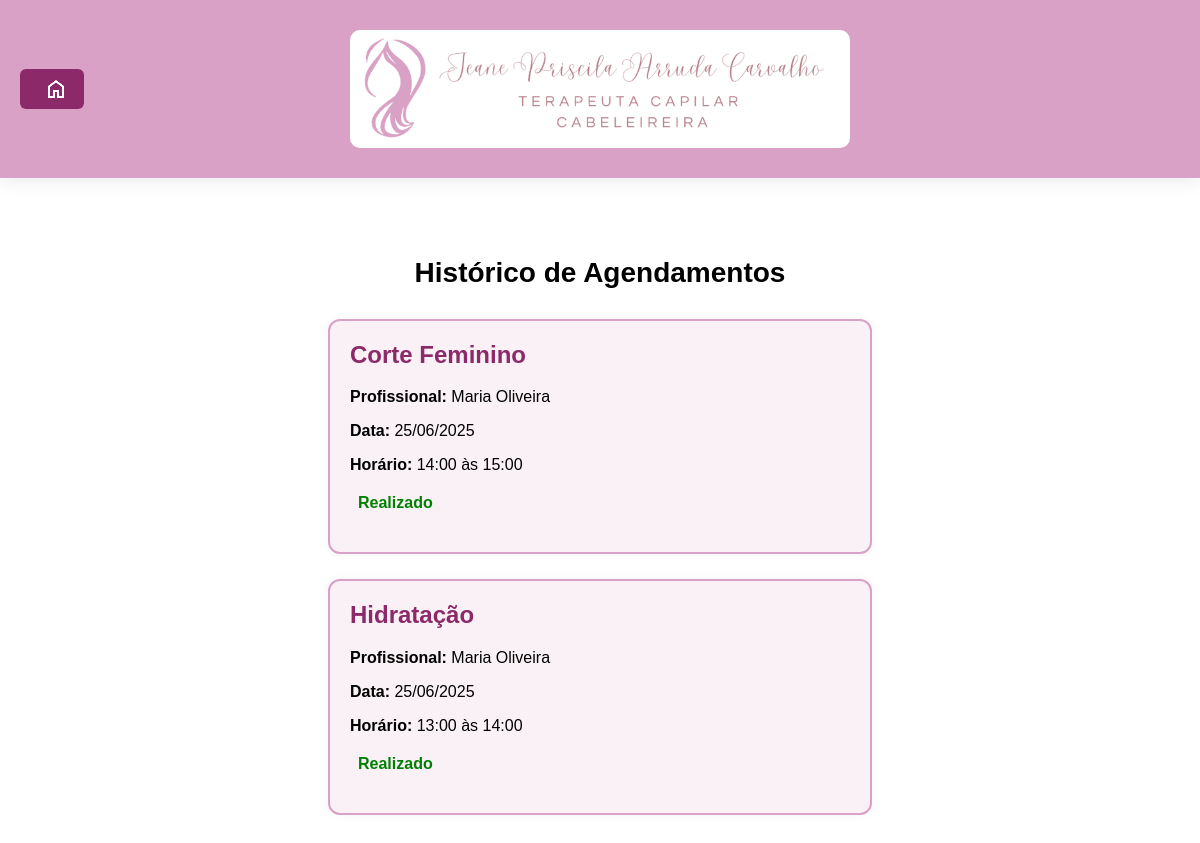
The page /historico (signed in) on the database as committed earlier.
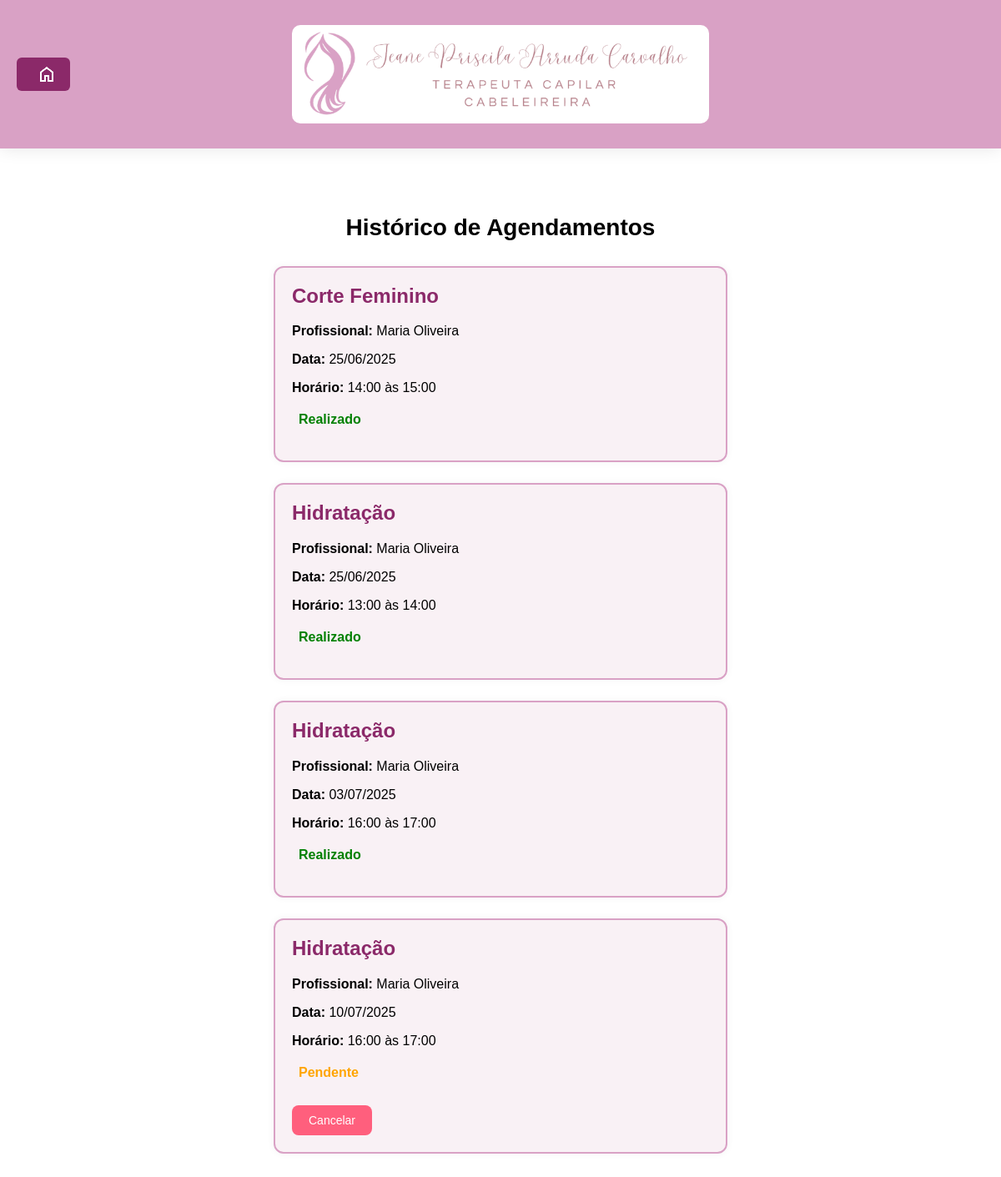
The same page on the database as committed later.
### backend/models.py (models this page shows, shortened)
class Agendamento(db.Model):
    __tablename__ = 'agendamentos'
    idAgendamento = db.Column(db.Integer, primary_key=True)
    idCliente = db.Column(db.Integer, db.ForeignKey('clientes.idCliente'), nullable=False)
    idProfissionalServico = db.Column(db.Integer, db.ForeignKey('profissional_servicos.idProfissionalServico'), nullable=False)
    data = db.Column(db.Date, nullable=False)
    horaInicio = db.Column(db.Time, nullable=False)
    horaFim = db.Column(db.Time, nullable=False)
    data_criacao = db.Column(db.DateTime, default=datetime.utcnow)
    status = db.Column(db.String(20), default='pendente')
    cliente = db.relationship('Cliente', back_populates='agendamentos')
    profissional_servico = db.relationship('ProfissionalServico', back_populates='agendamentos')

class Servico(db.Model):
    __tablename__ = 'servicos'
    idServico = db.Column(db.Integer, primary_key=True)
    nome = db.Column(db.String(100), nullable=False)
    descricao = db.Column(db.Text, nullable=True)
    preco = db.Column(db.Numeric(10, 2), nullable=False)
    duracao = db.Column(db.Integer, nullable=False)
    profissional_servicos = db.relationship('ProfissionalServico', back_populates='servico', lazy=True)

class Profissional(UserMixin, db.Model):
    __tablename__ = 'profissionais'
    idProfissional = db.Column(db.Integer, primary_key=True)
    nome = db.Column(db.String(100), nullable=False)
    telefone = db.Column(db.String(20), nullable=False)
    email = db.Column(db.String(120), unique=True, nullable=False)
    senha_hash = db.Column(db.String(256), nullable=False)
    foto = db.Column(db.String(255), nullable=True)
    servicos = db.relationship('ProfissionalServico', back_populates='profissional', lazy=True)
    agendas = db.relationship('Agenda', back_populates='profissional', lazy=True)

### backend/views.py (the view)
@app.route('/historico')
@login_required
def historico():
    if not isinstance(current_user._get_current_object(), Cliente):
        flash('Acesso restrito a clientes.', 'error')
        return redirect(url_for('login'))
    agendamentos = (
        Agendamento.query
        .filter_by(idCliente=current_user.idCliente)
        .order_by(Agendamento.data_criacao.desc())
        .all()
    )
    return render_template('historico.html', agendamentos=agendamentos)

### backend/views.py (called while the page is built)
@login_manager.user_loader
def load_user(user_id):
    if user_id.startswith('admin-'):
        admin_id = user_id.split('-')[1]
        return Administrador.query.get(admin_id)
    elif user_id.startswith('prof-'):
        prof_id = user_id.split('-')[1]
        return Profissional.query.get(prof_id)
    elif user_id.startswith('cliente-'):
        cliente_id = user_id.split('-')[1]
        return Cliente.query.get(cliente_id)
    return None

### templates/historico.html (shortened to what this page needs)
<!DOCTYPE html>
<html lang="pt-br">
<head>
  <link rel="stylesheet" href="/static/css/style-historico.css" />
  <link rel="stylesheet" href="/static/css/style-btnInicio.css" />
</head>
<body>
  <header>
    <div class="logo">
      <img src="/static/img/LogoSalao2.png" width="500px" alt="Logo do Salão" />
    </div>
    <a class="btn-inicio" href="{{ url_for('cliente_inicio') }}">
       <img src="/static/img/home.png" alt="Página Inicial">
    </a>
  </header>
  <main>
    <h1>Histórico de Agendamentos</h1>
    <div class="agendamentos">
      {% if agendamentos %}
        {% for agendamento in agendamentos %}
          <div class="agendamento">
            <h2>{{ agendamento.profissional_servico.servico.nome }}</h2>
            <p><strong>Profissional:</strong> {{ agendamento.profissional_servico.profissional.nome }}</p>
            <p><strong>Data:</strong> {{ agendamento.data.strftime('%d/%m/%Y') }}</p>
            <p><strong>Horário:</strong> {{ agendamento.horaInicio.strftime('%H:%M') }} às {{ agendamento.horaFim.strftime('%H:%M') }}</p>
            <p class="status {{ agendamento.status|lower }}">{{ agendamento.status.capitalize() }}</p>
            {% if agendamento.status.lower() == 'pendente' %}
              <form method="POST" action="{{ url_for('cancelar_agendamento', agendamento_id=agendamento.idAgendamento) }}">
                <button type="submit" class="cancelar">Cancelar</button>
              </form>
            {% endif %}
          </div>
        {% endfor %}
      {% else %}
        <p>Você ainda não possui agendamentos.</p>
      {% endif %}
    </div>
  </main>
</body>
</html>

Rows that differ between the two databases and show on the page:
added Agendamento: profissional_servico.servico.nome "Hidratação", profissional_servico.profissional.nome "Maria Oliveira", data "03/07/2025", horaInicio "16:00", horaFim "17:00", status "Realizado"
added Agendamento: profissional_servico.servico.nome "Hidratação", profissional_servico.profissional.nome "Maria Oliveira", data "10/07/2025", horaInicio "16:00", horaFim "17:00", status "Pendente"
